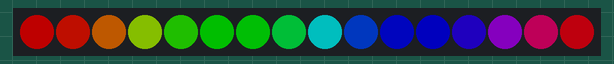
The sketch below on a simulated Arduino Uno, built with avr-gcc and run on an emulated ATmega328P. On the bench: 16 RGB LEDs in strip order, left to right. Dim RGB values are drawn brighter than linear.

Above: at 0.03 s.
At 4.88 s:
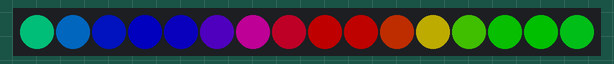
At 9.9 s:
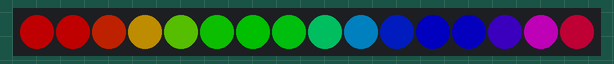
At 19.41 s:
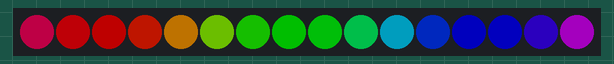
At 28.92 s:
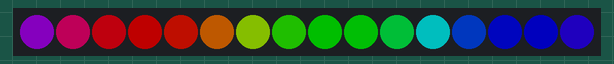
At 38.5 s:
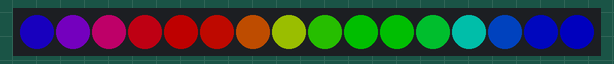

The sketch:

Neo_LED_Rainbow_Step4.ino
```cpp
/* Written by - Rahul Sharma
for - Yolabs - 14th Feb 2026
Note - Neopixel LED has taken a centerstage all projects that need lighting, including fountaion to battlebots to EV Scooters

Here is the simple code that gives you a rainbow effect.
  Neopixel            ESP

  5V                  Vin ( note you can connect to 3v3 also but power will be super dim)
  GND                 GND
  DI                  D4
  DO                  open or next neo-rings's DI pin)
*/

#include <Adafruit_NeoPixel.h>

#define PIN 4
#define NUMPIXELS 16

// Easy settings
#define BRIGHTNESS 80
#define SPEED_MS 20     // smaller = faster rainbow

Adafruit_NeoPixel pixels(NUMPIXELS, PIN, NEO_GRB + NEO_KHZ800);

void setup() {
  pixels.begin();
  pixels.setBrightness(BRIGHTNESS);
  pixels.clear();
  pixels.show();
}

void loop() {
  // Rainbow loop
  for (long hue = 0; hue < 65536; hue += 256) {  // go through many colors
    for (int i = 0; i < NUMPIXELS; i++) {
      // each LED gets a slightly different hue
      long pixelHue = hue + (i * 65536L / NUMPIXELS);
      pixels.setPixelColor(i, pixels.gamma32(pixels.ColorHSV(pixelHue)));
    }
    pixels.show();
    delay(SPEED_MS);
  }
}
```
